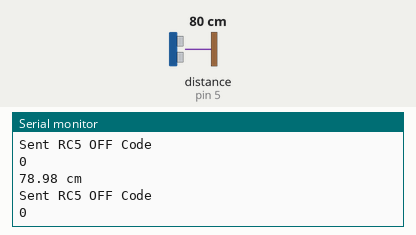
Simulated run of this sketch. Board: Arduino Uno, built with avr-gcc and run on an emulated ATmega328P. Parts: the last lines printed to the serial monitor. Wiring (inferred from the names in the program): ultrasonic range finder: trigger pin 4; echo pin 5. Inputs (shaded band) come from the test bench; at power-on: distance to the obstacle (sensor on pin 5) 80 cm. The echo pulse lasts 58.3 µs per cm.

Above: at 1.8 s.
1.9 s: distance to the obstacle (sensor on pin 5) set to 2 cm
At 3.0 s:
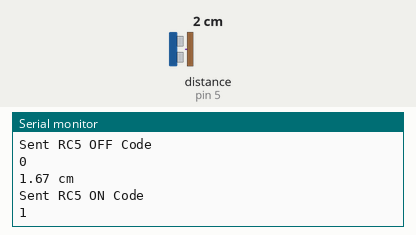
4.7 s: distance to the obstacle (sensor on pin 5) set to 4 cm
At 5.8 s:
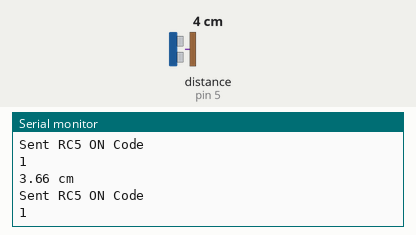
Timing chart, 0 to 7.7 s (numbered marks = the images above; inputs shaded):
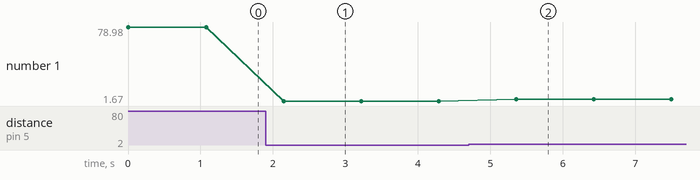

The sketch:

HongNgoai_Truyen_SieuAm_Servo.ino
```cpp
#include <IRremote.hpp>

const int IR_SEND_PIN = 3;
const int FEEDBACK_LED_PIN = 12; // Optional: Pin for LED feedback
int value;

const int trigger_pin = 4;
const int pw_pin = 5;// echo
const int trigger_delay = 10;
long duration;
float cm;

bool turnOn = true;
const unsigned long LED_ON_CODE = 0x1; // Define a constant for clarity
const unsigned long LED_OFF_CODE = 0x0;

void setup() {
Serial.begin(9600); // Initialize serial communication
IrSender.begin(IR_SEND_PIN, ENABLE_LED_FEEDBACK, FEEDBACK_LED_PIN); // Start the IR sender with feedback
pinMode(trigger_pin, OUTPUT);
  pinMode(pw_pin, INPUT);
}

// Pin for sending IR signals

void loop(){
digitalWrite(trigger_pin, LOW);
  delayMicroseconds(10);
  digitalWrite(trigger_pin, HIGH);
  delayMicroseconds(trigger_delay);
  digitalWrite(trigger_pin, LOW);
  duration = pulseIn(pw_pin, HIGH);
  cm = duration * 0.017;
  Serial.print(cm);
  Serial.println(" cm");


// Transmit the IR signal
if (cm <= 12.5) {
IrSender.sendRC5(LED_ON_CODE, 8); // Send RC5 signal with value 0x1
Serial.println("Sent RC5 ON Code");
Serial.println(LED_ON_CODE);
} else {
IrSender. sendRC5(LED_OFF_CODE, 8); // Send RC5 signal with value 0x0
Serial.println("Sent RC5 OFF Code");
Serial.println(LED_OFF_CODE);
}


delay(1000); // 1-second delay to separate send cycles
}
```

Measured:
- after the input at 1.9 s, the serial monitor: prints a new line after 0.25 s (image 1)
- after the input at 4.7 s, the serial monitor: prints a new line after 0.66 s (image 2)
- plotted number 1: 78.98 → 1.67 after the input at 1.9 s, 1.67 → 3.66 after the input at 4.7 s
